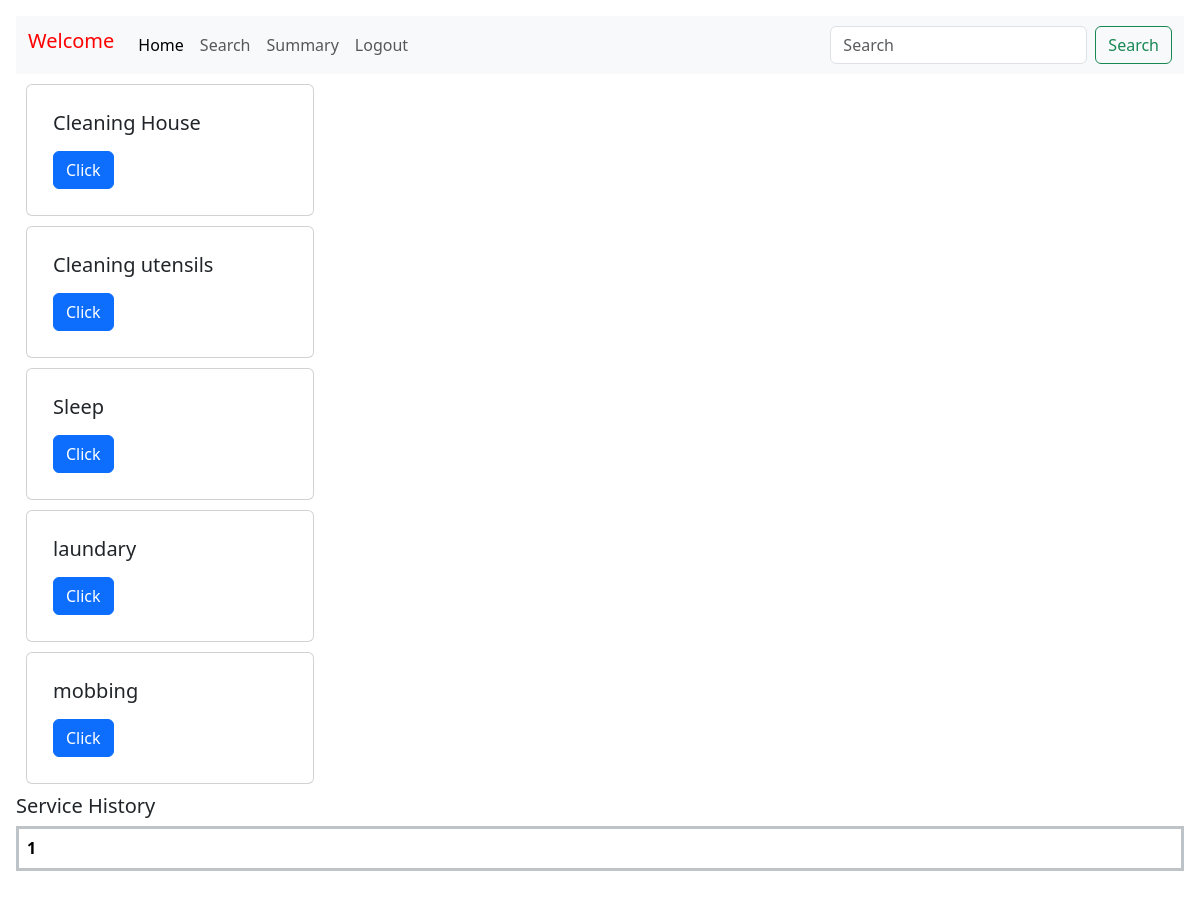
/Customer/home, run on the app's committed database.
### models.py (models this page shows, shortened)
class Service(db.Model):
    __tablename__ = 'Service'
    service_id = db.Column(db.String(50), primary_key=True)
    service_name = db.Column(db.String(100), nullable=False)
    service_img=db.Column(db.Text,nullable=True)
    description = db.Column(db.String(200), nullable=False)
    base_price = db.Column(db.Integer(), nullable=False)
    requests = db.relationship('ServiceBooked', backref='service', lazy=True)

### routes.py (the view)
@app.route("/Customer/home")
def customer_home():
    Service_names = [service[0] for service in db.session.query(Service.service_name).all()]
    print(Service_names)
    return render_template('Customer/home.html',Service_names=Service_names)

### templates/Customer/home.html (shortened to what this page needs)
<!doctype html>
<html lang="en">
  <head>
    <link href="https://cdn.jsdelivr.net/npm/bootstrap@5.3.3/dist/css/bootstrap.min.css" rel="stylesheet">
    <link href="https://getbootstrap.com/docs/5.3/assets/css/docs.css" rel="stylesheet">
  </head>
  <body class="p-3 m-0 border-0 bd-example m-0 border-0">
    <nav class="navbar navbar-expand-lg bg-body-tertiary" style="background-color:#0d76ff;text-align: center;">
      <div class="container-fluid">
        <h1 class="navbar-brand" style="color:rgb(255, 0, 0);">Welcome {{fullname}}</h1>
        <div class="collapse navbar-collapse" id="navbarSupportedContent" >
          <ul class="navbar-nav me-auto mb-2 mb-lg-0" >
            <li class="nav-item">
              <a class="nav-link active" aria-current="page" href="#">Home</a>
            </li>
            <li class="nav-item">
              <a class="nav-link" href="{{url_for('customer_search')}}">Search</a>
            </li>
            <li class="nav-item">
              <a class="nav-link" href="{{url_for('customer_summary')}}">Summary</a>
            </li>
            <li class="nav-item">
              <a class="nav-link" href="{{ url_for('login') }}">Logout</a>
            </li>
          </ul>
          <form class="d-flex" role="search">
            <input class="form-control me-2" type="search" placeholder="Search" aria-label="Search">
            <button class="btn btn-outline-success" type="submit">Search</button>
          </form>
        </div>
      </div>
    </nav>
    {%for service in Service_names %}
    <div class="card" style="width: 18rem;padding:10px;margin:10px;">
      <div class="card-body">
        <h5 class="card-title">{{service}}</h5>
        <a href="#" class="btn btn-primary" style="text-align: center;">Click</a>
      </div>
    </div>
    {%endfor%}
    <h2 style="font-size:20px;">Service History</h2>
    <div>
      <table class="table table-bordered" style="border: 3px solid #bdc3c7; border-collapse: collapse;">
        <tbody>
          <tr>
            <th scope="row">1</th>
          </tr>
        </tbody>
      </table>
      </div>
  </body>
</html>

### data on the page
Service: service_name "Cleaning House"
Service: service_name "Cleaning utensils"
Service: service_name "Sleep"
Service: service_name "laundary"
Service: service_name "mobbing"
